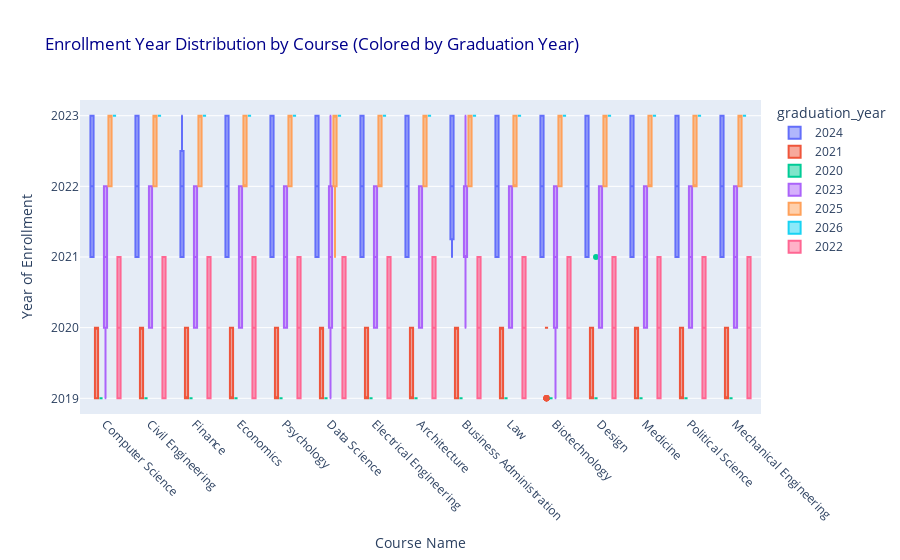

The cell this chart's notebook holds for it:
### Markdown cell above
<h2 style="color: #8b4513;">Enrollment Year Distribution by Course</h2>

### Code cell
if 'course_name' in df.columns and 'year_of_enrollment' in df.columns and 'graduation_year' in df.columns:
    fig = px.box(
        df,
        x="course_name",
        y="year_of_enrollment",
        color="graduation_year",  
        title="Enrollment Year Distribution by Course (Colored by Graduation Year)"
    )

    # Rotate labels for readability
    fig.update_xaxes(tickangle=45)
    fig.update_layout(
        xaxis_title="Course Name",
        yaxis_title="Year of Enrollment",
        title_font_color="darkblue"
    )

    fig.show()

### Figure 1 — Plotly figure (JSON) as saved in the notebook; plotly's stock layout.template omitted (floating-point values rounded to 4 significant figures; data arrays with more than 128 entries replaced by an {"elided": "..."} marker saying what was removed)
{"data": [{"alignmentgroup": "True", "hovertemplate": "graduation_year=2024<br>course_name=%{x}<br>year_of_enrollment=%{y}<extra></extra>", "legendgroup": "2024", "marker": {"color": "#636efa"}, "name": "2024", "notched": false, "offsetgroup": "2024", "orientation": "v", "showlegend": true, "type": "box", "x": {"elided": "959 str values"}, "x0": " ", "xaxis": "x", "y": {"elided": "959 int values"}, "y0": " ", "yaxis": "y"}, {"alignmentgroup": "True", "hovertemplate": "graduation_year=2021<br>course_name=%{x}<br>year_of_enrollment=%{y}<extra></extra>", "legendgroup": "2021", "marker": {"color": "#EF553B"}, "name": "2021", "notched": false, "offsetgroup": "2021", "orientation": "v", "showlegend": true, "type": "box", "x": {"elided": "680 str values"}, "x0": " ", "xaxis": "x", "y": {"elided": "680 int values"}, "y0": " ", "yaxis": "y"}, {"alignmentgroup": "True", "hovertemplate": "graduation_year=2020<br>course_name=%{x}<br>year_of_enrollment=%{y}<extra></extra>", "legendgroup": "2020", "marker": {"color": "#00cc96"}, "name": "2020", "notched": false, "offsetgroup": "2020", "orientation": "v", "showlegend": true, "type": "box", "x": {"elided": "339 str values"}, "x0": " ", "xaxis": "x", "y": {"elided": "339 int values"}, "y0": " ", "yaxis": "y"}, {"alignmentgroup": "True", "hovertemplate": "graduation_year=2023<br>course_name=%{x}<br>year_of_enrollment=%{y}<extra></extra>", "legendgroup": "2023", "marker": {"color": "#ab63fa"}, "name": "2023", "notched": false, "offsetgroup": "2023", "orientation": "v", "showlegend": true, "type": "box", "x": {"elided": "1060 str values"}, "x0": " ", "xaxis": "x", "y": {"elided": "1060 int values"}, "y0": " ", "yaxis": "y"}, {"alignmentgroup": "True", "hovertemplate": "graduation_year=2025<br>course_name=%{x}<br>year_of_enrollment=%{y}<extra></extra>", "legendgroup": "2025", "marker": {"color": "#FFA15A"}, "name": "2025", "notched": false, "offsetgroup": "2025", "orientation": "v", "showlegend": true, "type": "box", "x": {"elided": "695 str values"}, "x0": " ", "xaxis": "x", "y": {"elided": "695 int values"}, "y0": " ", "yaxis": "y"}, {"alignmentgroup": "True", "hovertemplate": "graduation_year=2026<br>course_name=%{x}<br>year_of_enrollment=%{y}<extra></extra>", "legendgroup": "2026", "marker": {"color": "#19d3f3"}, "name": "2026", "notched": false, "offsetgroup": "2026", "orientation": "v", "showlegend": true, "type": "box", "x": {"elided": "364 str values"}, "x0": " ", "xaxis": "x", "y": {"elided": "364 int values"}, "y0": " ", "yaxis": "y"}, {"alignmentgroup": "True", "hovertemplate": "graduation_year=2022<br>course_name=%{x}<br>year_of_enrollment=%{y}<extra></extra>", "legendgroup": "2022", "marker": {"color": "#FF6692"}, "name": "2022", "notched": false, "offsetgroup": "2022", "orientation": "v", "showlegend": true, "type": "box", "x": {"elided": "979 str values"}, "x0": " ", "xaxis": "x", "y": {"elided": "979 int values"}, "y0": " ", "yaxis": "y"}], "layout": {"autosize": true, "boxmode": "group", "legend": {"title": {"text": "graduation_year"}, "tracegroupgap": 0}, "title": {"font": {"color": "darkblue"}, "text": "Enrollment Year Distribution by Course (Colored by Graduation Year)"}, "xaxis": {"anchor": "y", "autorange": true, "domain": [0, 1], "range": [-0.5953, 14.6], "tickangle": 45, "title": {"text": "Course Name"}, "type": "category"}, "yaxis": {"anchor": "x", "autorange": true, "domain": [0, 1], "range": [2019.0, 2023.0], "title": {"text": "Year of Enrollment"}, "type": "linear"}}}
